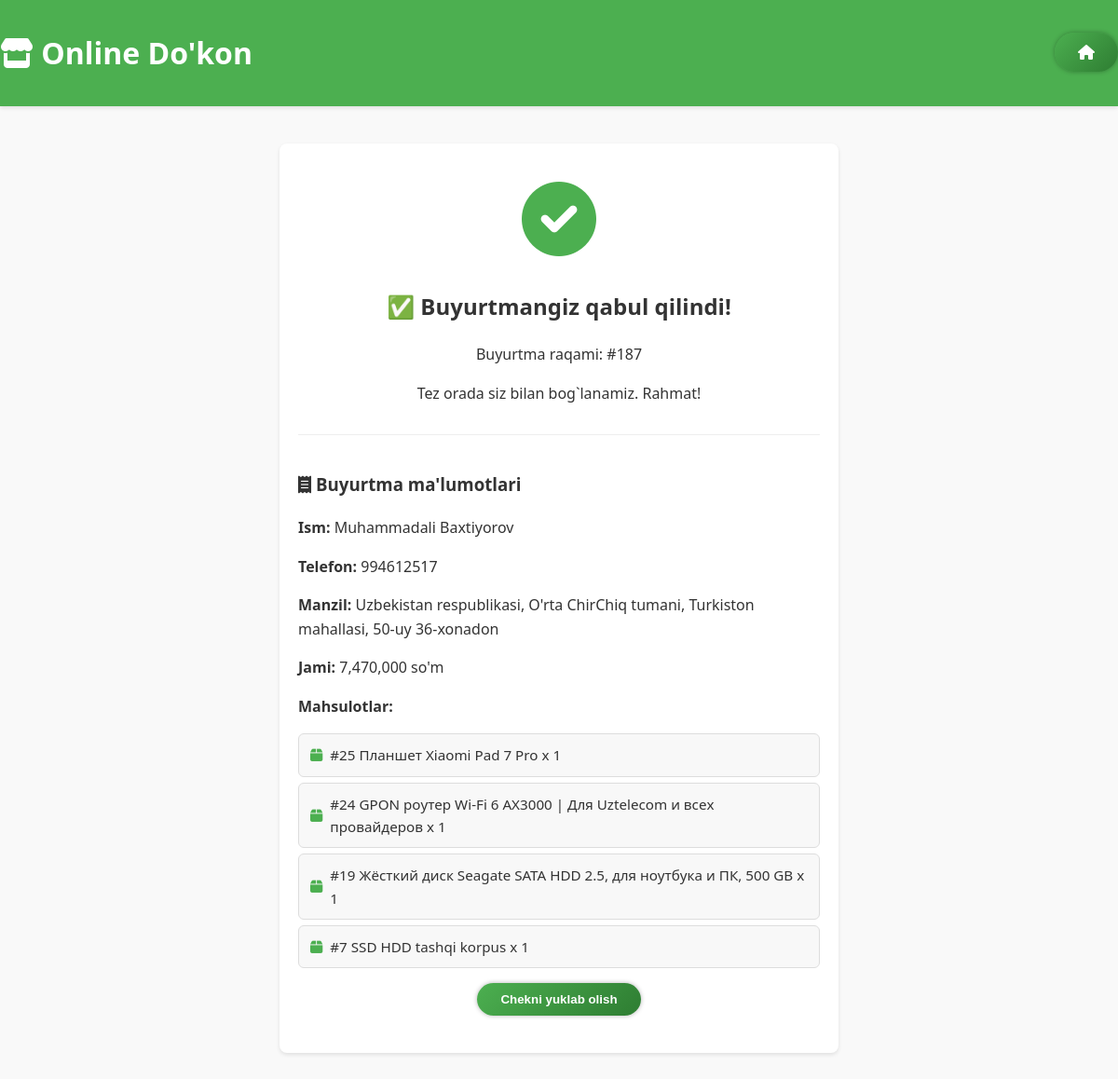
The app's page /success/187 with its own data.
### tables this page shows
CREATE TABLE "orders" (id INTEGER PRIMARY KEY AUTOINCREMENT, name TEXT, phone TEXT, address TEXT, location TEXT, products TEXT, total_price INTEGER, data_add TEXT, status TEXT DEFAULT ('YANGI'));

### app.py (the view)
@app.route('/success/<int:order_id>')
def success(order_id):
    conn = get_db_connection()
    order = conn.execute('SELECT * FROM orders WHERE id = ?', (order_id,)).fetchone()
    conn.close()
    products = []
    if order and order['products']:
        raw_items = re.split(r'\),\s*\(', order['products'])
        products = [item.strip("() ").strip() for item in raw_items]
    return render_template('success.html', order=order, products=products)

### app.py (called while the page is built)
def get_db_connection():
    conn = sqlite3.connect('database/shop.db')
    conn.row_factory = sqlite3.Row
    return conn

### templates/success.html (shortened to what this page needs)
<!DOCTYPE html>
<html lang="uz">
<head>
    <link rel="stylesheet" href="{{ url_for('static', filename='styles.css') }}">
    <link rel="stylesheet" href="https://cdnjs.cloudflare.com/ajax/libs/font-awesome/6.0.0/css/all.min.css">
</head>
<body>
    <header class="header">
        <div class="container">
            <h1><i class="fas fa-store"></i> Online Do'kon</h1>
            <nav class="bottom-nav">
                <a href="{{ url_for('index') }}" class="btn">
                    <i class="fas fa-home"></i>
                </a>
            </nav>
        </div>
    </header>
    <main class="container">
        <div class="success-message">
            <div class="success-icon">
                <i class="fas fa-check-circle" style="font-size: 80px; color: #4CAF50;"></i>
            </div>
            <h2>✅ Buyurtmangiz qabul qilindi!</h2>
            <p>Buyurtma raqami: #{{ order.id }}</p>
            <p>Tez orada siz bilan bog`lanamiz. Rahmat!</p>
            <div class="order-details">
                <h3><i class="fas fa-receipt"></i> Buyurtma ma'lumotlari</h3>
                <p><strong>Ism:</strong> {{ order.name }}</p>
                <p><strong>Telefon:</strong> {{ order.phone }}</p>
                <p><strong>Manzil:</strong> {{ order.address }}</p>
                <p><strong>Jami:</strong> {{ "{:,.0f}".format(order.total_price) }} so'm</p>
                <p><strong>Mahsulotlar:</strong></p>
                <ul class="product-list">
                    {% for product in products %}
                    <li><i class="fas fa-box"></i> {{ product }}</li>
                    {% endfor %}
                </ul>
            </div>
            <button id="downloadBtn" class="btn" data-order="{{ order.id }}">
                Chekni yuklab olish
            </button>
        </div>
    </main>
</body>
</html>

### static/styles.css (style rules this page uses)
:root { --primary: rgb(76, 175, 80); --secondary: #FF9800; --light: #f5f5f5; --dark: #333; --border: #e0e0e0; }
body { font-family: 'Segoe UI', Tahoma, sans-serif; line-height: 1.6; color: var(--dark); background: #f9f9f9; margin: 0; padding: 0; transition: background 0.3s ease; }
*, *::before, *::after { box-sizing: border-box; }
.container { max-width: 2400px; justify-content: space-between; gap: 40px; margin: 0 auto; padding: 0 15px; width: 100%; }
.header { background: var(--primary); color: #fff; box-shadow: 0 2px 4px rgba(0,0,0,0.1); }
.header .container { display: flex; justify-content: space-between; align-items: center; padding: 10px 0; }
.btn { background: linear-gradient(135deg, var(--primary), #2e7d32); color: #fff; padding: 10px 25px; border: none; border-radius: 25px; font-weight: 600; cursor: pointer; transition: all 0.3s ease; box-shadow: 0 0 5px rgba(0,0,0,0.3); }

### templates/success.html (style rules this page uses)
.success-message { text-align: center; padding: 40px 20px; background: white; border-radius: 8px; box-shadow: 0 2px 4px rgba(0, 0, 0, 0.1); max-width: 600px; margin: 40px auto; }
.success-icon { color: #4CAF50; font-size: 60px; margin-bottom: 20px; }
.order-details { margin-top: 30px; text-align: left; border-top: 1px solid #eee; padding-top: 20px; }
.product-list { list-style: none; padding-left: 0; margin-top: 10px; }
.product-list li { background: #f8f8f8; margin: 6px 0; padding: 10px 12px; border-radius: 6px; border: 1px solid #ddd; font-size: 0.95rem; display: flex; align-items: center; gap: 8px; }
.product-list li i { color: #4CAF50; }

### records on screen
orders: id "187", name "Muhammadali Baxtiyorov", phone "994612517", address "Uzbekistan respublikasi, O'rta ChirChiq tumani, Turkiston mahallasi, 50-uy 36-xonadon", total_price "7,470,000"

### other values on screen
{{ product }} "#25 Планшет Xiaomi Pad 7 Pro x 1" "#24 GPON роутер Wi-Fi 6 AX3000 | Для Uztelecom и всех провайдеров x 1" "#19 Жёсткий диск Seagate SATA HDD 2.5, для ноутбука и ПК, 500 GB x 1" "#7 SSD HDD tashqi korpus x 1"
